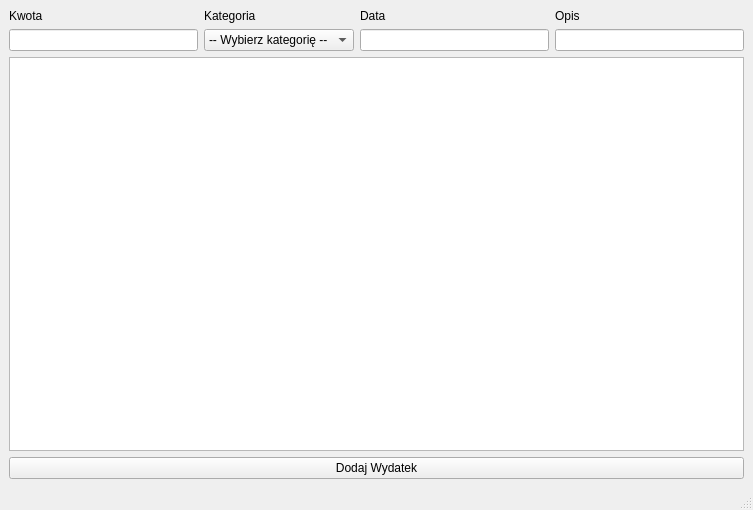
<?xml version="1.0" encoding="UTF-8"?>
<ui version="4.0">
 <class>MainWindow</class>
 <widget class="QMainWindow" name="MainWindow">
  <property name="geometry">
   <rect>
    <x>0</x>
    <y>0</y>
    <width>753</width>
    <height>510</height>
   </rect>
  </property>
  <property name="windowTitle">
   <string>MainWindow</string>
  </property>
  <widget class="QWidget" name="centralwidget">
   <layout class="QVBoxLayout" name="verticalLayout">
    <item>
     <layout class="QGridLayout" name="gridLayout">
      <item row="1" column="3">
       <widget class="QLineEdit" name="lineEdit"/>
      </item>
      <item row="0" column="0">
       <widget class="QLabel" name="label">
        <property name="text">
         <string>Kwota</string>
        </property>
       </widget>
      </item>
      <item row="0" column="3">
       <widget class="QLabel" name="label_5">
        <property name="text">
         <string>Opis</string>
        </property>
       </widget>
      </item>
      <item row="1" column="0">
       <widget class="QLineEdit" name="editAmount"/>
      </item>
      <item row="0" column="2">
       <widget class="QLabel" name="label_4">
        <property name="text">
         <string>Data</string>
        </property>
       </widget>
      </item>
      <item row="1" column="2">
       <widget class="QLineEdit" name="editDate"/>
      </item>
      <item row="0" column="1">
       <widget class="QLabel" name="label_3">
        <property name="text">
         <string>Kategoria</string>
        </property>
       </widget>
      </item>
      <item row="1" column="1">
       <widget class="QComboBox" name="comboType">
        <item>
         <property name="text">
          <string>-- Wybierz kategorię --</string>
         </property>
        </item>
        <item>
         <property name="text">
          <string>Jedzenie</string>
         </property>
        </item>
        <item>
         <property name="text">
          <string>Rozrywka</string>
         </property>
        </item>
       </widget>
      </item>
     </layout>
    </item>
    <item>
     <widget class="QTableView" name="tableView"/>
    </item>
    <item>
     <widget class="QPushButton" name="pushButton">
      <property name="text">
       <string>Dodaj Wydatek</string>
      </property>
     </widget>
    </item>
   </layout>
  </widget>
  <widget class="QMenuBar" name="menubar">
   <property name="geometry">
    <rect>
     <x>0</x>
     <y>0</y>
     <width>753</width>
     <height>21</height>
    </rect>
   </property>
  </widget>
  <widget class="QStatusBar" name="statusbar"/>
 </widget>
 <resources/>
 <connections/>
</ui>
